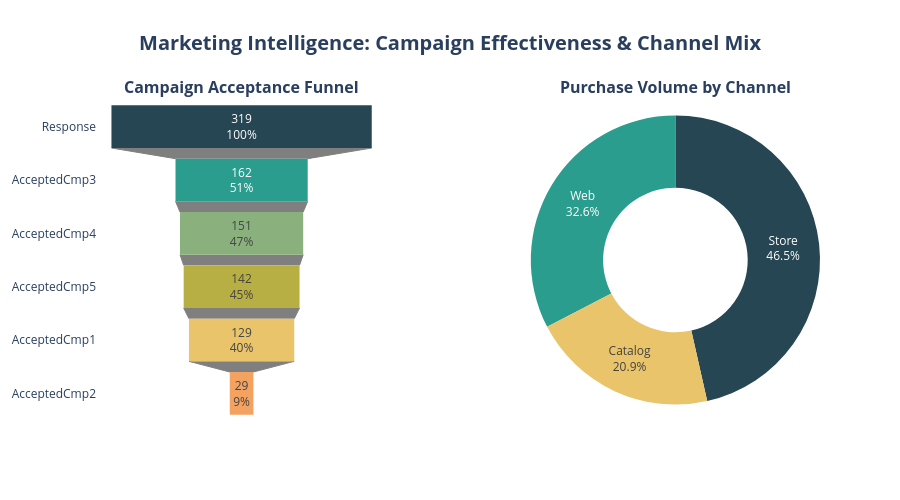

Notebook code cell kept with this figure:
### Markdown cell above
## 📢 Part 4: Marketing & Channel Performance
Menganalisis efektivitas promosi dan kontribusi setiap saluran distribusi.

### Code cell
# ==========================================
# CELL 13: MARKETING & CHANNEL PERFORMANCE (Q2 & Q4)
# ==========================================

from plotly.subplots import make_subplots
import plotly.graph_objects as go

# --- 1. Persiapan Data Q2: Campaign Funnel ---
# Mengambil total penerimaan untuk tiap kampanye (AcceptedCmp1-5) dan Response terakhir
campaign_cols = ['AcceptedCmp1', 'AcceptedCmp2', 'AcceptedCmp3', 'AcceptedCmp4', 'AcceptedCmp5', 'Response']
campaign_counts = df[campaign_cols].sum().sort_values(ascending=False)

# --- 2. Persiapan Data Q4: Channel Revenue Contribution ---
# Menghitung estimasi kontribusi revenue per channel berdasarkan jumlah pembelian
# Rumus: (Jumlah Pembelian Channel / Total Pembelian) * MntTotal
channels = {
    'Web': df['NumWebPurchases'].sum(),
    'Store': df['NumStorePurchases'].sum(),
    'Catalog': df['NumCatalogPurchases'].sum()
}
channel_names = list(channels.keys())
channel_values = list(channels.values())

# --- 3. Membuat Subplots Visualisasi ---
fig_mkt = make_subplots(
    rows=1, cols=2,
    specs=[[{'type': 'funnel'}, {'type': 'pie'}]],
    subplot_titles=("<b>Campaign Acceptance Funnel</b>", "<b>Purchase Volume by Channel</b>"),
    horizontal_spacing=0.2
)

# Plot Kiri: Funnel Chart (Q2)
fig_mkt.add_trace(
    go.Funnel(
        y=campaign_counts.index,
        x=campaign_counts.values,
        textinfo="value+percent initial",
        marker=dict(color=["#264653", "#2a9d8f", "#8ab17d", "#b8af44", "#e9c46a", "#f4a261"]),
        connector=dict(line=dict(color="gray", width=1))
    ),
    row=1, col=1
)

# Plot Kanan: Donut Chart (Q4)
fig_mkt.add_trace(
    go.Pie(
        labels=channel_names,
        values=channel_values,
        hole=0.5,
        marker=dict(colors=["#2a9d8f", "#264653", "#e9c46a"]),
        textinfo='label+percent',
        hoverinfo='label+value+percent'
    ),
    row=1, col=2
)

# --- 4. Kustomisasi Layout ---
fig_mkt.update_layout(
    template="plotly_white",
    height=500,
    title={
        'text': "<b>Marketing Intelligence: Campaign Effectiveness & Channel Mix</b>",
        'x': 0.5, 'xanchor': 'center', 'font': {'size': 20}
    },
    showlegend=False
)

fig_mkt.show()

### Figure 1 — Plotly figure (JSON) as saved in the notebook; plotly's stock layout.template omitted (floating-point values rounded to 4 significant figures)
{"data": [{"connector": {"line": {"color": "gray", "width": 1}}, "marker": {"color": ["#264653", "#2a9d8f", "#8ab17d", "#b8af44", "#e9c46a", "#f4a261"]}, "textinfo": "value+percent initial", "type": "funnel", "x": [319, 162, 151, 142, 129, 29], "xaxis": "x", "y": ["Response", "AcceptedCmp3", "AcceptedCmp4", "AcceptedCmp5", "AcceptedCmp1", "AcceptedCmp2"], "yaxis": "y"}, {"domain": {"x": [0.6, 1], "y": [0, 1]}, "hole": 0.5, "hoverinfo": "label+value+percent", "labels": ["Web", "Store", "Catalog"], "marker": {"colors": ["#2a9d8f", "#264653", "#e9c46a"]}, "textinfo": "label+percent", "type": "pie", "values": [8887, 12650, 5685]}], "layout": {"annotations": [{"font": {"size": 16}, "showarrow": false, "text": "<b>Campaign Acceptance Funnel</b>", "x": 0.2, "xanchor": "center", "xref": "paper", "y": 1, "yanchor": "bottom", "yref": "paper"}, {"font": {"size": 16}, "showarrow": false, "text": "<b>Purchase Volume by Channel</b>", "x": 0.8, "xanchor": "center", "xref": "paper", "y": 1, "yanchor": "bottom", "yref": "paper"}], "height": 500, "showlegend": false, "title": {"font": {"size": 20}, "text": "<b>Marketing Intelligence: Campaign Effectiveness & Channel Mix</b>", "x": 0.5, "xanchor": "center"}, "xaxis": {"anchor": "y", "domain": [0, 0.4]}, "yaxis": {"anchor": "x", "domain": [0, 1]}}}
